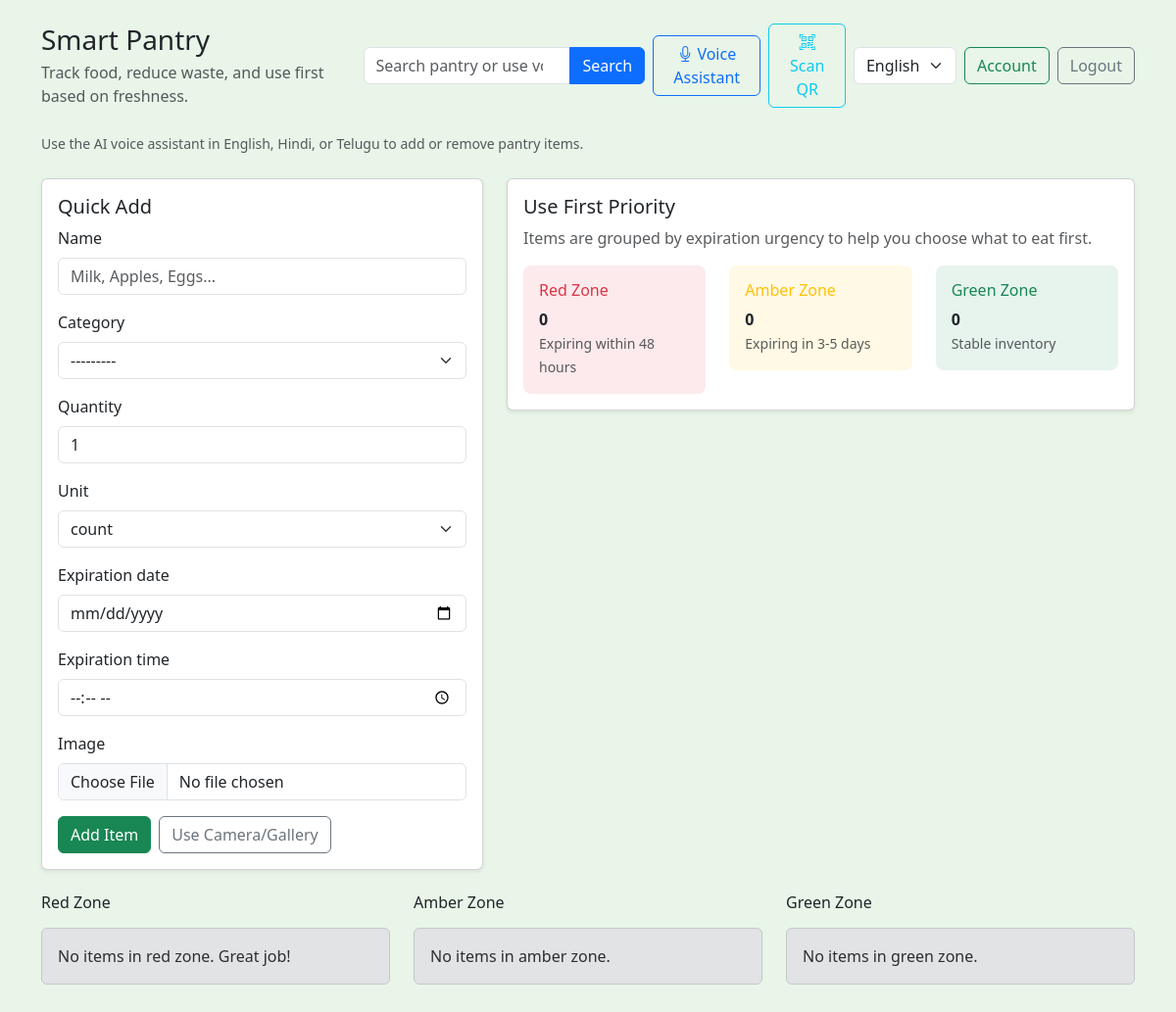
The app's page / (signed in), older data.
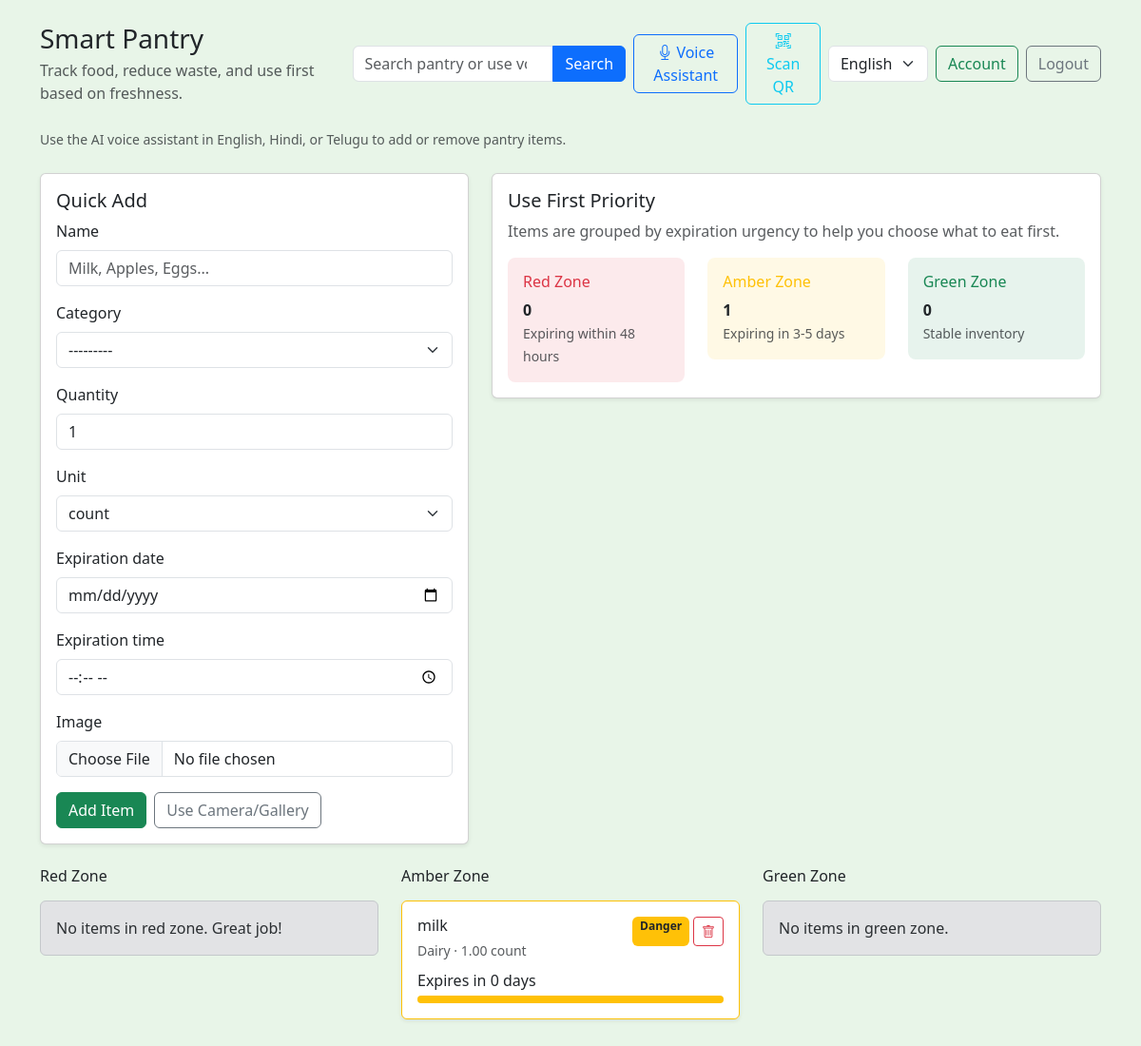
The same page, newer data.
### smart_pantry/models.py (models this page shows, shortened)
class PantryItem(models.Model):
    CATEGORY_PRODUCE = "Produce"
    CATEGORY_DAIRY = "Dairy"
    CATEGORY_MEAT = "Meat"
    CATEGORY_PANTRY = "Pantry"
    CATEGORY_FROZEN = "Frozen"
    CATEGORY_SNACKS = "Snacks"
    CATEGORY_CHOICES = [
        (CATEGORY_PRODUCE, "Produce"),
        (CATEGORY_DAIRY, "Dairy"),
        (CATEGORY_MEAT, "Meat"),
        (CATEGORY_PANTRY, "Pantry"),
        (CATEGORY_FROZEN, "Frozen"),
        (CATEGORY_SNACKS, "Snacks"),
    ]
    UNIT_GRAMS = "g"
    UNIT_KILOGRAMS = "kg"
    UNIT_OUNCES = "oz"
    UNIT_COUNT = "count"
    UNIT_CHOICES = [
        (UNIT_GRAMS, "g"),
        (UNIT_KILOGRAMS, "kg"),
        (UNIT_OUNCES, "oz"),
        (UNIT_COUNT, "count"),
    ]
    DEFAULT_SHELF_LIFE_DAYS = {
        "produce": 7,
        "dairy": 10,
        "meat": 5,
        "pantry": 30,
        "frozen": 90,
        "snacks": 20,
        "leafy greens": 5,
        "eggs": 21,
        "bread": 5,
        "milk": 10,
        "chicken": 5,
        "beef": 5,
        "rice": 365,
        "chips": 30,
        "cookies": 30,
        "nuts": 60,
    }
    user = models.ForeignKey(User, on_delete=models.CASCADE, null=True, blank=True)
    name = models.CharField(max_length=120)
    category = models.CharField(max_length=20, choices=CATEGORY_CHOICES)
    quantity = models.DecimalField(max_digits=8, decimal_places=2, default=1)
    unit = models.CharField(max_length=10, choices=UNIT_CHOICES, default=UNIT_COUNT)
    date_added = models.DateField(default=date.today)
    expiration_date = models.DateField(blank=True, null=True)
    expiration_time = models.TimeField(blank=True, null=True)
    image = models.ImageField(upload_to="pantry_images/", blank=True, null=True)
    qr_code_data = models.CharField(max_length=255, blank=True, null=True)
    class Meta:
        ordering = ["expiration_date", "name"]
    @property
    def expiration_datetime(self):
        if not self.expiration_date:
            return None
        expiration_time = self.expiration_time or datetime.time(23, 59, 59)
        return datetime.datetime.combine(self.expiration_date, expiration_time)
    @property
    def days_until_expiration(self) -> int:
        exp_dt = self.expiration_datetime
        if not exp_dt:
            return 0
        return max((exp_dt.date() - date.today()).days, 0)
    @property
    def hours_until_expiration(self) -> int:
        exp_dt = self.expiration_datetime
        if not exp_dt:
            return 0
        delta = exp_dt - datetime.datetime.now()
        return int(delta.total_seconds() // 3600)
    @property
    def status(self) -> str:
        hours = self.hours_until_expiration
        if hours < 0:
            return "Danger"
        if hours <= 48:
            return "Danger"
        if hours <= 120:
            return "Warning"
        return "Success"
    @property
    def expiration_progress(self) -> int:
        exp_dt = self.expiration_datetime
        if not exp_dt:
            return 0
        start_dt = datetime.datetime.combine(self.date_added or date.today(), datetime.time(0, 0, 0))
        total_seconds = max((exp_dt - start_dt).total_seconds(), 1)
        elapsed_seconds = max((datetime.datetime.now() - start_dt).total_seconds(), 0)
        return int(min(max((elapsed_seconds / total_seconds) * 100, 0), 100))

### smart_pantry/views.py (the view, shortened to what this page needs)
# urls.py: path("", PantryDashboardView.as_view(), name="dashboard"),
class PantryDashboardView(LoginRequiredMixin, ListView):
    model = PantryItem
    template_name = "smart_pantry/dashboard.html"
    context_object_name = "items"
    login_url = reverse_lazy("smart_pantry:login")
    def get_queryset(self):
        queryset = PantryItem.objects.filter(user=self.request.user)
        query = self.request.GET.get("q", "").strip()
        if query:
            queryset = queryset.filter(
                Q(name__icontains=query) | Q(category__icontains=query)
            )
        return queryset
    def get_context_data(self, **kwargs):
        context = super().get_context_data(**kwargs)
        today = date.today()
        items = context["items"]
        expired_items = items.filter(expiration_date__lt=today)
        expiring_soon_items = items.filter(expiration_date__gte=today, expiration_date__lte=today + timedelta(days=5))
        good_to_go_items = items.filter(expiration_date__gt=today + timedelta(days=5))
        context.update(
            expired_items=expired_items,
            expiring_soon_items=expiring_soon_items,
            good_to_go_items=good_to_go_items,
            quick_add_form=kwargs.get("quick_add_form", QuickAddForm()),
            query=self.request.GET.get("q", ""),
        )
        return context

### smart_pantry/views.py
class QuickAddForm(forms.ModelForm):
    class Meta:
        model = PantryItem
        fields = ["name", "category", "quantity", "unit", "expiration_date", "expiration_time", "image", "qr_code_data"]
        widgets = {
            "expiration_date": forms.DateInput(attrs={"type": "date", "class": "form-control"}),
            "expiration_time": forms.TimeInput(attrs={"type": "time", "class": "form-control"}),
            "name": forms.TextInput(attrs={"class": "form-control", "placeholder": "Milk, Apples, Eggs..."}),
            "quantity": forms.NumberInput(attrs={"class": "form-control", "step": "0.1"}),
            "category": forms.Select(attrs={"class": "form-select"}),
            "unit": forms.Select(attrs={"class": "form-select"}),
            "image": forms.ClearableFileInput(attrs={"class": "form-control", "accept": "image/*", "capture": "environment"}),
            "qr_code_data": forms.HiddenInput(),
        }

### smart_pantry/templates/smart_pantry/dashboard.html (shortened to what this page needs)
{% load static %}
<!doctype html>
<html lang="en">
  <head>
    <link href="https://cdn.jsdelivr.net/npm/bootstrap@5.3.2/dist/css/bootstrap.min.css" rel="stylesheet">
    <link rel="stylesheet" href="https://cdnjs.cloudflare.com/ajax/libs/bootstrap-icons/1.10.5/font/bootstrap-icons.min.css" />
  </head>
  <body class="bg-light" style="background-color: #e8f5e8 !important;">
    <div class="container py-4">
      <div class="d-flex flex-column flex-md-row justify-content-between align-items-start mb-4 gap-3">
        <div>
          <h1 class="h3 mb-1">Smart Pantry</h1>
          <p class="text-muted mb-0">Track food, reduce waste, and use first based on freshness.</p>
        </div>
        <div class="d-flex flex-column flex-md-row align-items-start align-items-md-center gap-2 w-100 w-md-auto mt-3 mt-md-0">
          <form method="get" class="d-flex align-items-center gap-2" role="search">
            <div class="input-group">
              <input name="q" value="{{ query }}" class="form-control" type="search" placeholder="Search pantry or use voice assistant" aria-label="Search">
              <button class="btn btn-primary" type="submit">Search</button>
            </div>
          </form>
          <div class="d-flex align-items-center gap-2">
            <button type="button" id="voice-btn" class="btn btn-outline-primary">
              <i class="bi bi-mic"></i> Voice Assistant
            </button>
            <button type="button" id="scan-btn" class="btn btn-outline-info">
              <i class="bi bi-qr-code-scan"></i> Scan QR
            </button>
            <select id="language-select" class="form-select w-auto">
              <option value="en-US" selected>English</option>
            </select>
            {% if request.user.is_authenticated %}
              <a href="{% url 'smart_pantry:account' %}" class="btn btn-outline-success">Account</a>
              <a href="{% url 'smart_pantry:logout' %}" class="btn btn-outline-secondary">Logout</a>
            {% endif %}
          </div>
        </div>
      </div>
      <div class="mb-4">
        <small class="text-muted">Use the AI voice assistant in English, Hindi, or Telugu to add or remove pantry items.</small>
      </div>
      <div class="row g-4 mb-4">
        <div class="col-lg-5">
          <div class="card shadow-sm">
            <div class="card-body">
              <h2 class="card-title h5">Quick Add</h2>
              <form method="post" enctype="multipart/form-data" novalidate>
                {% for field in quick_add_form %}
                  <div class="mb-3" {% if field.name == 'qr_code_data' %}style="display:none;"{% endif %}>
                    <label class="form-label" for="{{ field.id_for_label }}">{{ field.label }}</label>
                    {{ field }}
                  </div>
                {% endfor %}
                <div class="d-flex gap-2 flex-wrap">
                  <button type="submit" class="btn btn-success">Add Item</button>
                  <button type="button" class="btn btn-outline-secondary" id="camera-upload-btn">Use Camera/Gallery</button>
                </div>
              </form>
            </div>
          </div>
        </div>
        <div class="col-lg-7">
          <div class="card shadow-sm">
            <div class="card-body">
              <h2 class="card-title h5">Use First Priority</h2>
              <p class="text-muted">Items are grouped by expiration urgency to help you choose what to eat first.</p>
              <div class="row gy-3">
                <div class="col-12 col-sm-4">
                  <div class="p-3 rounded-3 bg-danger bg-opacity-10">
                    <h3 class="fs-6 text-danger">Red Zone</h3>
                    <p class="mb-0 fw-semibold" id="red-count">{{ expired_items.count }}</p>
                    <small class="text-muted">Expiring within 48 hours</small>
                  </div>
                </div>
                <div class="col-12 col-sm-4">
                  <div class="p-3 rounded-3 bg-warning bg-opacity-10">
                    <h3 class="fs-6 text-warning">Amber Zone</h3>
                    <p class="mb-0 fw-semibold" id="amber-count">{{ expiring_soon_items.count }}</p>
                    <small class="text-muted">Expiring in 3-5 days</small>
                  </div>
                </div>
                <div class="col-12 col-sm-4">
                  <div class="p-3 rounded-3 bg-success bg-opacity-10">
                    <h3 class="fs-6 text-success">Green Zone</h3>
                    <p class="mb-0 fw-semibold" id="green-count">{{ good_to_go_items.count }}</p>
                    <small class="text-muted">Stable inventory</small>
                  </div>
                </div>
              </div>
            </div>
          </div>
        </div>
      </div>
      <div class="row gy-4">
        <div class="col-lg-4">
          <h3 class="h6 mb-3">Red Zone</h3>
          <div id="red-zone">
          {% if expired_items %}
            {% for item in expired_items %}
              <div class="card mb-3 border-danger shadow-sm">
                <div class="card-body">
                  <div class="d-flex justify-content-between align-items-start mb-2">
                    <div>
                      <h4 class="h6 mb-1">{{ item.name }}</h4>
                      <small class="text-muted">{{ item.category }} · {{ item.quantity }} {{ item.unit }}</small>
                    </div>
                    <div class="d-flex gap-1">
                      <span class="badge bg-danger">Expired</span>
                      <button type="button" class="btn btn-sm btn-outline-danger remove-item-btn" data-item-id="{{ item.pk }}" data-item-name="{{ item.name }}">
                        <i class="bi bi-trash"></i>
                      </button>
                    </div>
                  </div>
                  <p class="mb-1">Expired {{ item.expiration_date }}</p>
                  <div class="progress" style="height: 0.5rem;">
                    <div class="progress-bar bg-danger" role="progressbar" style="width: {{ item.expiration_progress }}%"></div>
                  </div>
                </div>
              </div>
            {% endfor %}
          {% else %}
            <div class="alert alert-secondary">No items in red zone. Great job!</div>
          {% endif %}
          </div>
        </div>
        <div class="col-lg-4">
          <h3 class="h6 mb-3">Amber Zone</h3>
          <div id="amber-zone">
          {% if expiring_soon_items %}
            {% for item in expiring_soon_items %}
              <div class="card mb-3 border-warning shadow-sm">
                <div class="card-body">
                  <div class="d-flex justify-content-between align-items-start mb-2">
                    <div>
                      <h4 class="h6 mb-1">{{ item.name }}</h4>
                      <small class="text-muted">{{ item.category }} · {{ item.quantity }} {{ item.unit }}</small>
                    </div>
                    <div class="d-flex gap-1">
                      <span class="badge bg-warning text-dark">{{ item.status }}</span>
                      <button type="button" class="btn btn-sm btn-outline-danger remove-item-btn" data-item-id="{{ item.pk }}" data-item-name="{{ item.name }}">
                        <i class="bi bi-trash"></i>
                      </button>
                    </div>
                  </div>
                  <p class="mb-1">Expires in {{ item.days_until_expiration }} day{{ item.days_until_expiration|pluralize }}</p>
                  <div class="progress" style="height: 0.5rem;">
                    <div class="progress-bar bg-warning" role="progressbar" style="width: {{ item.expiration_progress }}%"></div>
                  </div>
                </div>
              </div>
            {% endfor %}
          {% else %}
            <div class="alert alert-secondary">No items in amber zone.</div>
          {% endif %}
          </div>
        </div>
        <div class="col-lg-4">
          <h3 class="h6 mb-3">Green Zone</h3>
          <div id="green-zone">
          {% if good_to_go_items %}
            {% for item in good_to_go_items %}
              <div class="card mb-3 border-success shadow-sm">
                <div class="card-body">
                  <div class="d-flex justify-content-between align-items-start mb-2">
                    <div>
                      <h4 class="h6 mb-1">{{ item.name }}</h4>
                      <small class="text-muted">{{ item.category }} · {{ item.quantity }} {{ item.unit }}</small>
                    </div>
                    <div class="d-flex gap-1">
                      <span class="badge bg-success">{{ item.status }}</span>
                      <button type="button" class="btn btn-sm btn-outline-danger remove-item-btn" data-item-id="{{ item.pk }}" data-item-name="{{ item.name }}">
                        <i class="bi bi-trash"></i>
                      </button>
                    </div>
                  </div>
                  <p class="mb-1">Expires in {{ item.days_until_expiration }} day{{ item.days_until_expiration|pluralize }}</p>
                  <div class="progress" style="height: 0.5rem;">
                    <div class="progress-bar bg-success" role="progressbar" style="width: {{ item.expiration_progress }}%"></div>
                  </div>
                </div>
              </div>
            {% endfor %}
          {% else %}
            <div class="alert alert-secondary">No items in green zone.</div>
          {% endif %}
          </div>
        </div>
      </div>
    </div>
  </body>
</html>

Row changes from the older to the newer data that the page shows:
added PantryItem: name "milk", category "Dairy", quantity "1.00", unit "count", status "Danger", days_until_expiration "0"
Text that changed along with them:
{{ expiring_soon_items.count }}: "0" → "1"
text no longer shown: "No items in amber zone."
